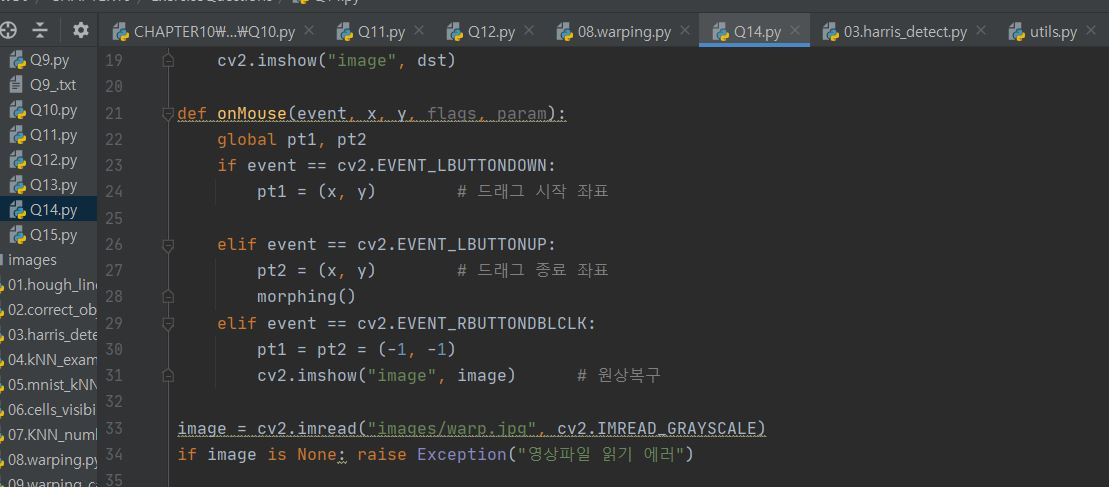
#> input picture CHAPTER10/ExerciseQuestions/images/Q14.JPG, 1109 x 487 px, found by its file name
$ python Q14.py
#> lines starting #> are read from the running program, lines starting #| are printed output that depends on the picture
import numpy as np, cv2

def calc_histo(image, histSize, ranges=[0, 256]):
    hist = np.zeros((histSize, 1), np.float32)
    gap = ranges[1] / histSize

    for row in image:
        for pix in row:
            idx = int(pix/gap)
            hist[idx] += 1
    return hist

image = cv2.imread("images/Q14.jpg", cv2.IMREAD_COLOR)
#> image is the input picture: shape (487, 1109, 3); mean B, G, R 52.1, 51.7, 50.7
if image is None: raise Exception("영상파일 읽기 실패")

HSV_img = cv2.cvtColor(image, cv2.COLOR_BGR2HSV)
#> HSV_img: shape (487, 1109, 3); mean H, S, V 37.1, 13.2, 53.3
Hue, Saturation, Intensity = cv2.split(HSV_img)
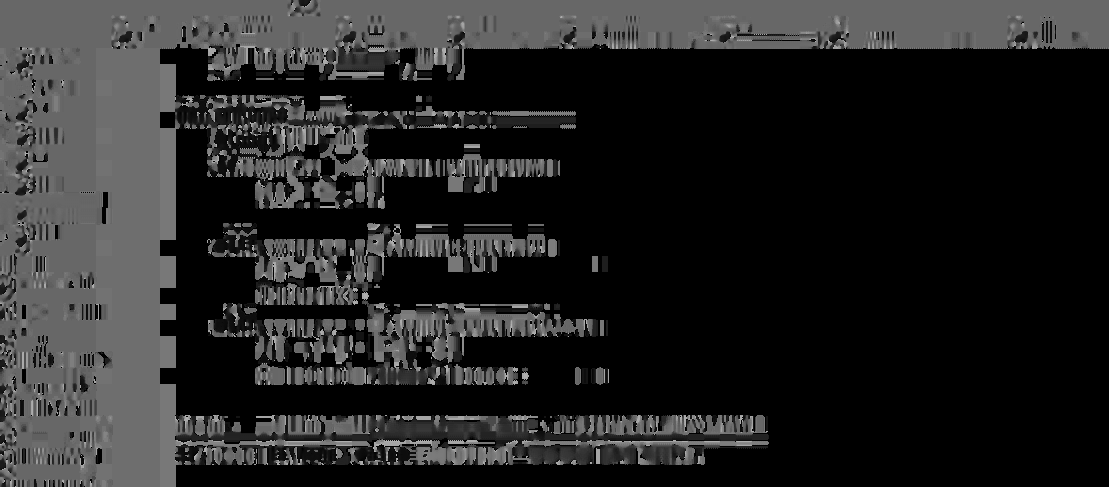
#> Hue: shape (487, 1109); min 0, max 179, mean 37.1
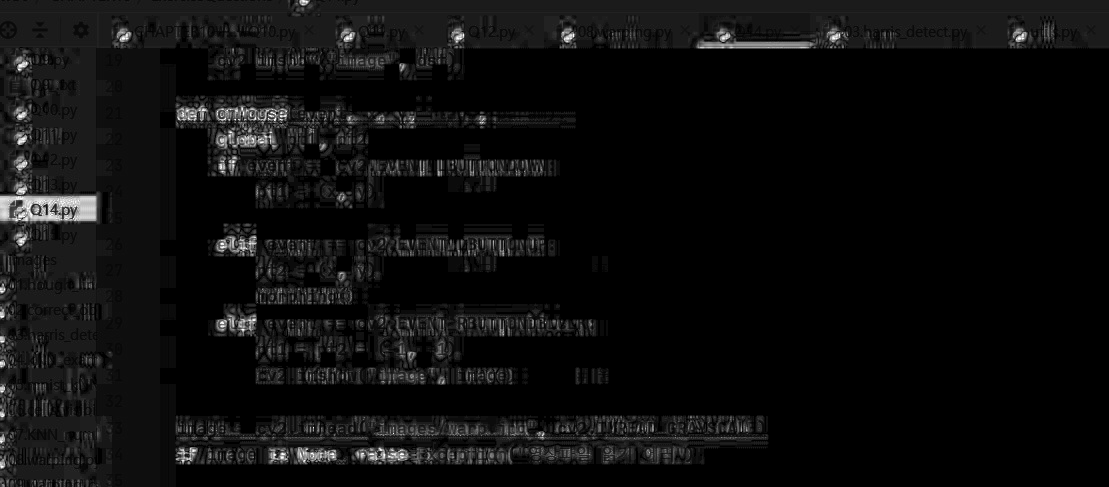
#> Saturation: shape (487, 1109); min 0, max 255, mean 13.2
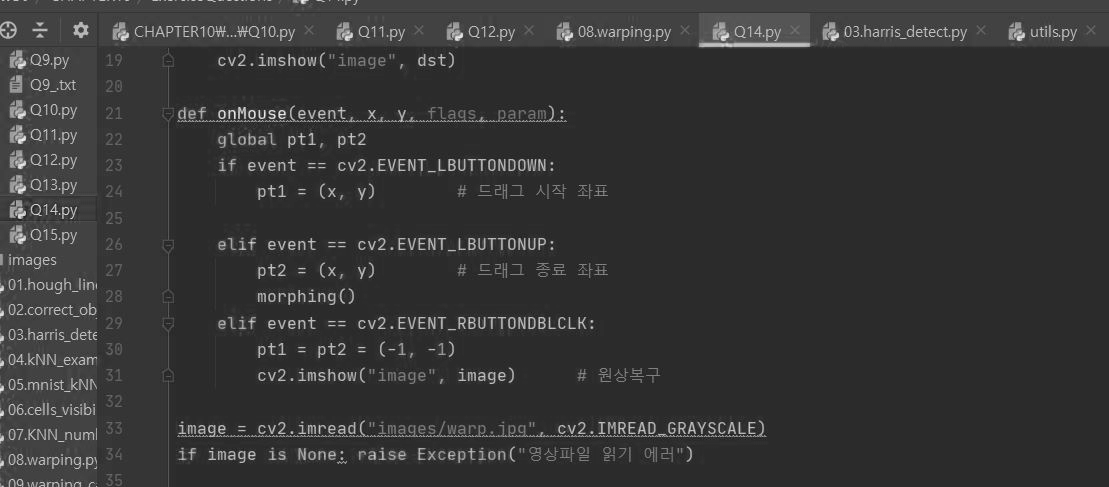
#> Intensity: shape (487, 1109); min 16, max 249, mean 53.3


#dst = np.zeros(image.shape[:2], np.uint8)
#hue = calc_histo(Hue, dst.shape[0])
#saturation = calc_histo(Saturation, dst.shape[1])

histo = cv2.calcHist( [HSV_img], [0, 1], None, [180, 256], [0, 180, 0, 256] )
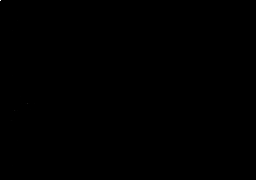
#> histo: shape (180, 256) float32; min 0, max 323830, mean 11.7; drawn with min black and max white
#histo = histo.astype(np.uint8)

dst = np.full((180, 256), 255, np.uint8)
'''for i in range(dst.shape[0]):
    for j in range(dst.shape[1]):
        dst.itemset((i, j), )'''

new_hue = np.array([ [ 179-j for i in range(256)] for j in range(180)])
new_hue = new_hue.astype(np.float32)
new_saturation = np.array([ [j for j in range(256) ] for i in range(180)])
new_saturation = new_saturation.astype(np.float32)


#print(type((histo/max(histo.flatten()))[0][0]))
dst = cv2.merge([new_hue, new_saturation, histo/10])
#dst = cv2.cvtColor(dst, cv2.COLOR_BGR2HSV)


print(new_hue)

title1 = "image"
title2 = "dst"

cv2.namedWindow(title1, cv2.WINDOW_NORMAL)
cv2.namedWindow(title2, cv2.WINDOW_NORMAL)

cv2.resizeWindow(title1, 600, 400)
cv2.resizeWindow(title2, 600, 400)

cv2.imshow(title1, image)
cv2.imshow(title2, cv2.convertScaleAbs(dst))
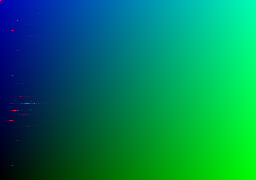
#> window 'dst': shape (180, 256, 3); mean B, G, R 89.5, 127.5, 0.3

cv2.waitKey(0)

$ run again, with CHAPTER10/ExerciseQuestions/images/Q10.JPG copied over CHAPTER10/ExerciseQuestions/images/Q14.JPG
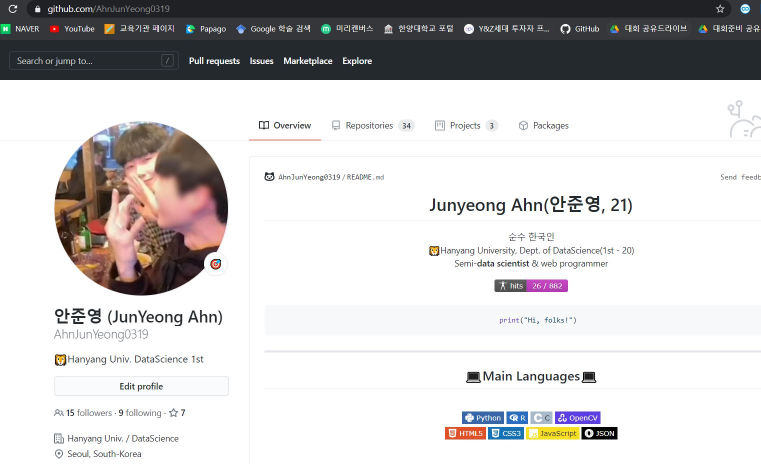
#> input picture CHAPTER10/ExerciseQuestions/images/Q10.JPG, 1521 x 927 px, found by its file name (shown at 1/2 size)
#> image is the input picture: shape (927, 1521, 3); mean B, G, R 204.6, 204.4, 206.1
#> HSV_img: shape (927, 1521, 3); mean H, S, V 35.8, 17.1, 208.8
#> `Hue, Saturation, Intensity = cv2.split(HSV_img)`:
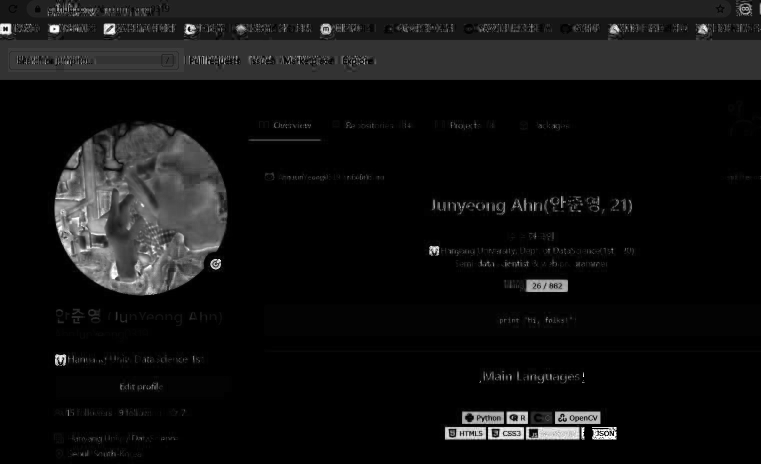
#> Saturation: shape (927, 1521) (shown at 1/2 size); min 0, max 255, mean 17.1
#> `Hue, Saturation, Intensity = cv2.split(HSV_img)`:
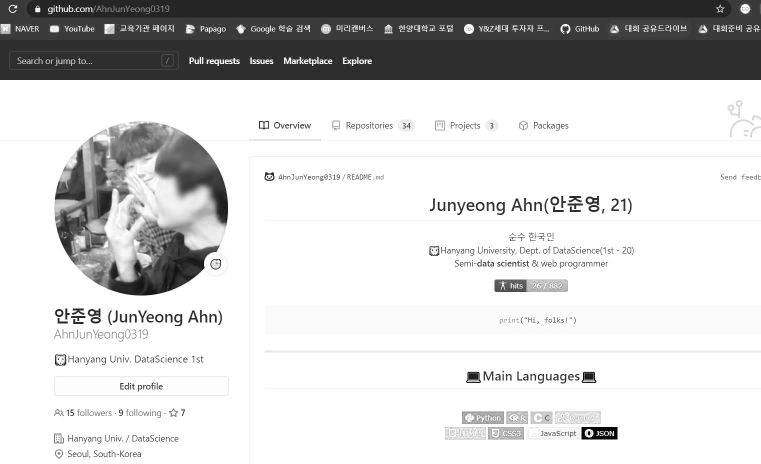
#> Intensity: shape (927, 1521) (shown at 1/2 size); min 0, max 255, mean 208.8

$ run again, with CHAPTER10/ExerciseQuestions/images/Q9.JPG copied over CHAPTER10/ExerciseQuestions/images/Q14.JPG
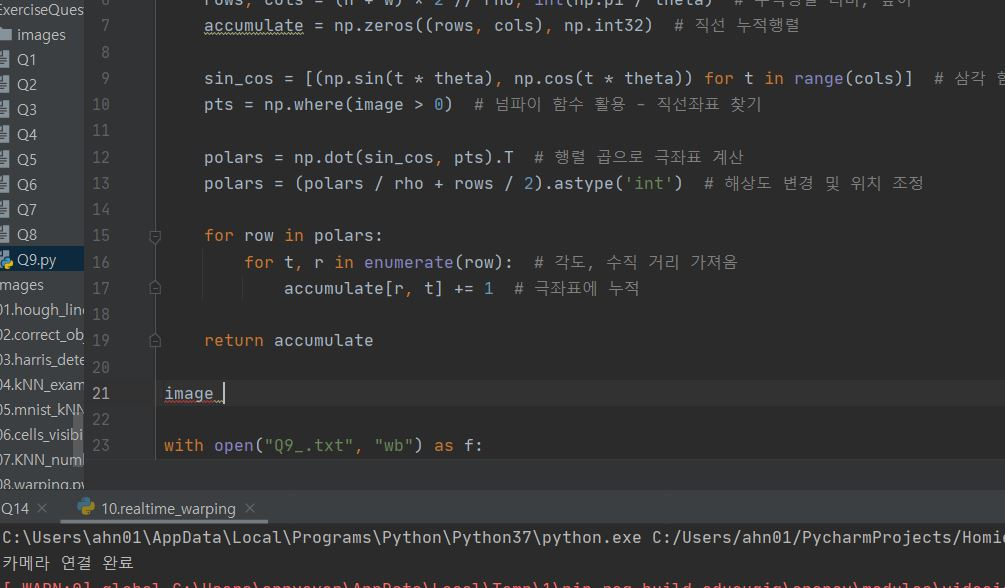
#> input picture CHAPTER10/ExerciseQuestions/images/Q9.JPG, 1005 x 588 px, found by its file name
#> image is the input picture: shape (588, 1005, 3); mean B, G, R 51.9, 51.1, 50.7
#> HSV_img: shape (588, 1005, 3); mean H, S, V 41.7, 13.7, 53
#> `Hue, Saturation, Intensity = cv2.split(HSV_img)`:
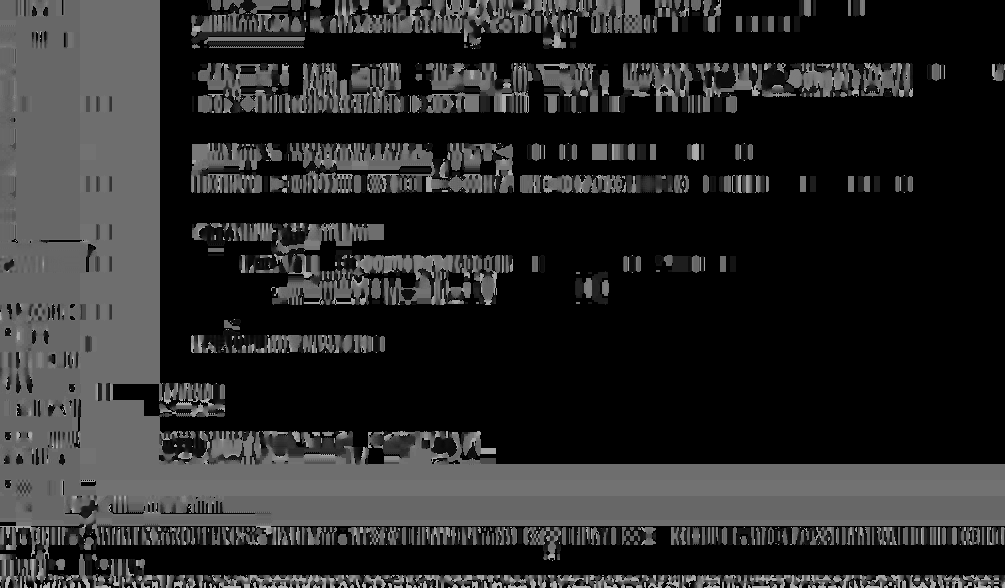
#> Hue: shape (588, 1005); min 0, max 179, mean 41.7
#> `Hue, Saturation, Intensity = cv2.split(HSV_img)`:
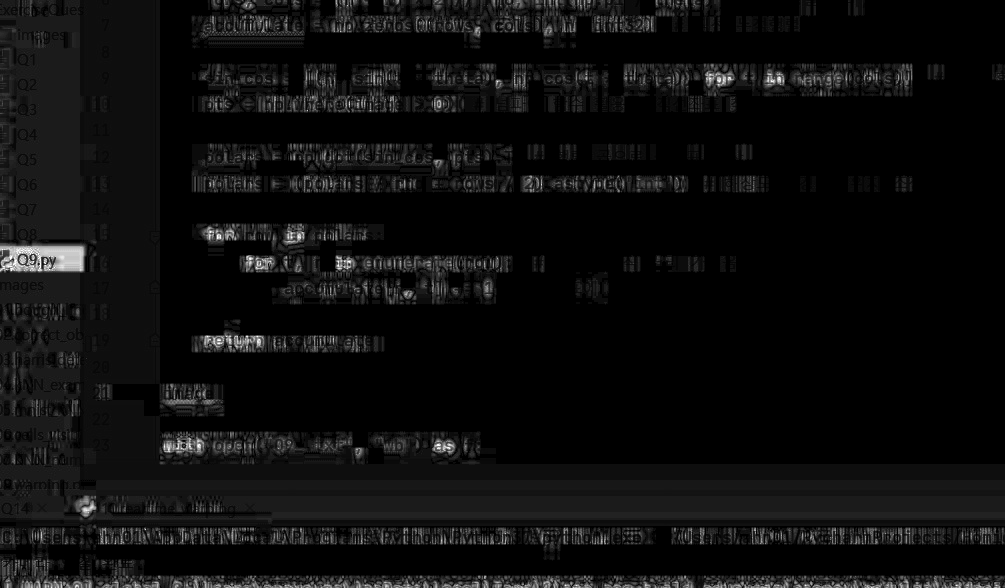
#> Saturation: shape (588, 1005); min 0, max 255, mean 13.7
